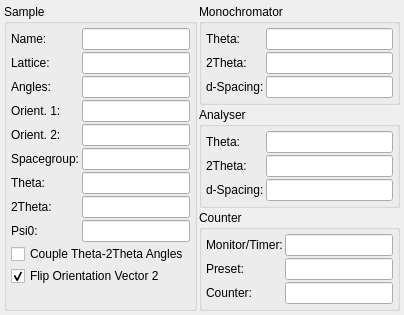
     <widget class="QWidget" name="tabNetDevices">
      <attribute name="title">
       <string>Nicos Devices</string>
      </attribute>
      <layout class="QGridLayout" name="gridLayout_2">
       <property name="margin">
        <number>4</number>
       </property>
       <property name="spacing">
        <number>2</number>
       </property>
       <item row="1" column="2">
        <widget class="QGroupBox" name="groupBox_3">
         <property name="title">
          <string>Analyser</string>
         </property>
         <layout class="QFormLayout" name="formLayout_2">
          <property name="horizontalSpacing">
           <number>2</number>
          </property>
          <property name="verticalSpacing">
           <number>2</number>
          </property>
          <property name="margin">
           <number>4</number>
          </property>
          <item row="0" column="0">
           <widget class="QLabel" name="label_9">
            <property name="sizePolicy">
             <sizepolicy hsizetype="Fixed" vsizetype="Preferred">
              <horstretch>0</horstretch>
              <verstretch>0</verstretch>
             </sizepolicy>
            </property>
            <property name="text">
             <string>Theta:</string>
            </property>
           </widget>
          </item>
          <item row="0" column="1">
           <widget class="QLineEdit" name="editAnaTheta">
            <property name="text">
             <string/>
            </property>
           </widget>
          </item>
          <item row="1" column="0">
           <widget class="QLabel" name="label_10">
            <property name="sizePolicy">
             <sizepolicy hsizetype="Fixed" vsizetype="Preferred">
              <horstretch>0</horstretch>
              <verstretch>0</verstretch>
             </sizepolicy>
            </property>
            <property name="text">
             <string>2Theta:</string>
            </property>
           </widget>
          </item>
          <item row="1" column="1">
           <widget class="QLineEdit" name="editAna2Theta">
            <property name="text">
             <string/>
            </property>
           </widget>
          </item>
          <item row="2" column="0">
           <widget class="QLabel" name="label_11">
            <property name="sizePolicy">
             <sizepolicy hsizetype="Fixed" vsizetype="Preferred">
              <horstretch>0</horstretch>
              <verstretch>0</verstretch>
             </sizepolicy>
            </property>
            <property name="text">
             <string>d-Spacing:</string>
            </property>
           </widget>
          </item>
          <item row="2" column="1">
           <widget class="QLineEdit" name="editAnaD">
            <property name="text">
             <string/>
            </property>
           </widget>
          </item>
         </layout>
        </widget>
       </item>
       <item row="0" column="2">
        <widget class="QGroupBox" name="groupBox_2">
         <property name="title">
          <string>Monochromator</string>
         </property>
         <layout class="QFormLayout" name="formLayout">
          <property name="horizontalSpacing">
           <number>2</number>
          </property>
          <property name="verticalSpacing">
           <number>2</number>
          </property>
          <property name="margin">
           <number>4</number>
          </property>
          <item row="0" column="0">
           <widget class="QLabel" name="label_6">
            <property name="sizePolicy">
             <sizepolicy hsizetype="Fixed" vsizetype="Preferred">
              <horstretch>0</horstretch>
              <verstretch>0</verstretch>
             </sizepolicy>
            </property>
            <property name="text">
             <string>Theta:</string>
            </property>
           </widget>
          </item>
          <item row="0" column="1">
           <widget class="QLineEdit" name="editMonoTheta">
            <property name="text">
             <string/>
            </property>
           </widget>
          </item>
          <item row="1" column="0">
           <widget class="QLabel" name="label_7">
            <property name="sizePolicy">
             <sizepolicy hsizetype="Fixed" vsizetype="Preferred">
              <horstretch>0</horstretch>
              <verstretch>0</verstretch>
             </sizepolicy>
            </property>
            <property name="text">
             <string>2Theta:</string>
            </property>
           </widget>
          </item>
          <item row="1" column="1">
           <widget class="QLineEdit" name="editMono2Theta">
            <property name="text">
             <string/>
            </property>
           </widget>
          </item>
          <item row="2" column="0">
           <widget class="QLabel" name="label_8">
            <property name="sizePolicy">
             <sizepolicy hsizetype="Fixed" vsizetype="Preferred">
              <horstretch>0</horstretch>
              <verstretch>0</verstretch>
             </sizepolicy>
            </property>
            <property name="text">
             <string>d-Spacing:</string>
            </property>
           </widget>
          </item>
          <item row="2" column="1">
           <widget class="QLineEdit" name="editMonoD">
            <property name="text">
             <string/>
            </property>
           </widget>
          </item>
         </layout>
        </widget>
       </item>
       <item row="0" column="0" rowspan="3">
        <widget class="QGroupBox" name="groupBox">
         <property name="title">
          <string>Sample</string>
         </property>
         <layout class="QFormLayout" name="formLayout_3">
          <property name="fieldGrowthPolicy">
           <enum>QFormLayout::ExpandingFieldsGrow</enum>
          </property>
          <property name="horizontalSpacing">
           <number>2</number>
          </property>
          <property name="verticalSpacing">
           <number>2</number>
          </property>
          <property name="margin">
           <number>4</number>
          </property>
          <item row="0" column="0">
           <widget class="QLabel" name="label">
            <property name="sizePolicy">
             <sizepolicy hsizetype="Fixed" vsizetype="Preferred">
              <horstretch>0</horstretch>
              <verstretch>0</verstretch>
             </sizepolicy>
            </property>
            <property name="text">
             <string>Name:</string>
            </property>
           </widget>
          </item>
          <item row="0" column="1">
           <widget class="QLineEdit" name="editSampleName"/>
          </item>
          <item row="1" column="0">
           <widget class="QLabel" name="label_2">
            <property name="sizePolicy">
             <sizepolicy hsizetype="Fixed" vsizetype="Preferred">
              <horstretch>0</horstretch>
              <verstretch>0</verstretch>
             </sizepolicy>
            </property>
            <property name="text">
             <string>Lattice:</string>
            </property>
           </widget>
          </item>
          <item row="1" column="1">
           <widget class="QLineEdit" name="editSampleLattice">
            <property name="text">
             <string/>
            </property>
           </widget>
          </item>
          <item row="2" column="0">
           <widget class="QLabel" name="label_3">
            <property name="sizePolicy">
             <sizepolicy hsizetype="Fixed" vsizetype="Preferred">
              <horstretch>0</horstretch>
              <verstretch>0</verstretch>
             </sizepolicy>
            </property>
            <property name="text">
             <string>Angles:</string>
            </property>
           </widget>
          </item>
          <item row="2" column="1">
           <widget class="QLineEdit" name="editSampleAngles">
            <property name="text">
             <string/>
            </property>
           </widget>
          </item>
          <item row="3" column="0">
           <widget class="QLabel" name="label_4">
            <property name="sizePolicy">
             <sizepolicy hsizetype="Fixed" vsizetype="Preferred">
              <horstretch>0</horstretch>
              <verstretch>0</verstretch>
             </sizepolicy>
            </property>
            <property name="text">
             <string>Orient. 1:</string>
            </property>
           </widget>
          </item>
          <item row="3" column="1">
           <widget class="QLineEdit" name="editSampleOrient1">
            <property name="text">
             <string/>
            </property>
           </widget>
          </item>
          <item row="4" column="0">
           <widget class="QLabel" name="label_5">
            <property name="sizePolicy">
             <sizepolicy hsizetype="Fixed" vsizetype="Preferred">
              <horstretch>0</horstretch>
              <verstretch>0</verstretch>
             </sizepolicy>
            </property>
            <property name="text">
             <string>Orient. 2:</string>
            </property>
           </widget>
          </item>
          <item row="4" column="1">
           <widget class="QLineEdit" name="editSampleOrient2">
            <property name="text">
             <string/>
            </property>
           </widget>
          </item>
          <item row="5" column="0">
           <widget class="QLabel" name="label_12">
            <property name="sizePolicy">
             <sizepolicy hsizetype="Fixed" vsizetype="Preferred">
              <horstretch>0</horstretch>
              <verstretch>0</verstretch>
             </sizepolicy>
            </property>
            <property name="text">
             <string>Spacegroup:</string>
            </property>
           </widget>
          </item>
          <item row="5" column="1">
           <widget class="QLineEdit" name="editSampleSG">
            <property name="text">
             <string/>
            </property>
           </widget>
          </item>
          <item row="6" column="0">
           <widget class="QLabel" name="label_14">
            <property name="sizePolicy">
             <sizepolicy hsizetype="Fixed" vsizetype="Preferred">
              <horstretch>0</horstretch>
              <verstretch>0</verstretch>
             </sizepolicy>
            </property>
            <property name="text">
             <string>Theta:</string>
            </property>
           </widget>
          </item>
          <item row="6" column="1">
           <widget class="QLineEdit" name="editSampleTheta">
            <property name="text">
             <string/>
            </property>
           </widget>
          </item>
          <item row="7" column="0">
           <widget class="QLabel" name="label_13">
            <property name="sizePolicy">
             <sizepolicy hsizetype="Fixed" vsizetype="Preferred">
              <horstretch>0</horstretch>
              <verstretch>0</verstretch>
             </sizepolicy>
            </property>
            <property name="text">
             <string>2Theta:</string>
            </property>
           </widget>
          </item>
          <item row="7" column="1">
           <widget class="QLineEdit" name="editSample2Theta">
            <property name="text">
             <string/>
            </property>
           </widget>
          </item>
          <item row="8" column="0">
           <widget class="QLabel" name="label_15">
            <property name="sizePolicy">
             <sizepolicy hsizetype="Fixed" vsizetype="Preferred">
              <horstretch>0</horstretch>
              <verstretch>0</verstretch>
             </sizepolicy>
            </property>
            <property name="text">
             <string>Psi0:</string>
            </property>
           </widget>
          </item>
          <item row="8" column="1">
           <widget class="QLineEdit" name="editSamplePsi0">
            <property name="text">
             <string/>
            </property>
           </widget>
          </item>
          <item row="9" column="0" colspan="2">
           <widget class="QCheckBox" name="checkSthSttCorr">
            <property name="text">
             <string>Couple Theta-2Theta Angles</string>
            </property>
           </widget>
          </item>
          <item row="10" column="0" colspan="2">
           <widget class="QCheckBox" name="checkFlipOrient2">
            <property name="toolTip">
             <string>Converts Nicos' left-handed coordinate system to Takin's right-handed one.</string>
            </property>
            <property name="text">
             <string>Flip Orientation Vector 2</string>
            </property>
            <property name="checked">
             <bool>true</bool>
            </property>
           </widget>
          </item>
         </layout>
        </widget>
       </item>
       <item row="2" column="2">
        <widget class="QGroupBox" name="groupBox_9">
         <property name="title">
          <string>Counter</string>
         </property>
         <layout class="QFormLayout" name="formLayout_4">
          <property name="horizontalSpacing">
           <number>2</number>
          </property>
          <property name="verticalSpacing">
           <number>2</number>
          </property>
          <property name="margin">
           <number>4</number>
          </property>
          <item row="0" column="0">
           <widget class="QLabel" name="label_24">
            <property name="sizePolicy">
             <sizepolicy hsizetype="Fixed" vsizetype="Preferred">
              <horstretch>0</horstretch>
              <verstretch>0</verstretch>
             </sizepolicy>
            </property>
            <property name="text">
             <string>Monitor/Timer:</string>
            </property>
           </widget>
          </item>
          <item row="0" column="1">
           <widget class="QLineEdit" name="editCurTime"/>
          </item>
          <item row="1" column="0">
           <widget class="QLabel" name="label_25">
            <property name="sizePolicy">
             <sizepolicy hsizetype="Fixed" vsizetype="Preferred">
              <horstretch>0</horstretch>
              <verstretch>0</verstretch>
             </sizepolicy>
            </property>
            <property name="text">
             <string>Preset:</string>
            </property>
           </widget>
          </item>
          <item row="1" column="1">
           <widget class="QLineEdit" name="editPreset"/>
          </item>
          <item row="2" column="0">
           <widget class="QLabel" name="label_26">
            <property name="sizePolicy">
             <sizepolicy hsizetype="Fixed" vsizetype="Preferred">
              <horstretch>0</horstretch>
              <verstretch>0</verstretch>
             </sizepolicy>
            </property>
            <property name="text">
             <string>Counter:</string>
            </property>
           </widget>
          </item>
          <item row="2" column="1">
           <widget class="QLineEdit" name="editCounter"/>
          </item>
         </layout>
        </widget>
       </item>
      </layout>
     </widget>
